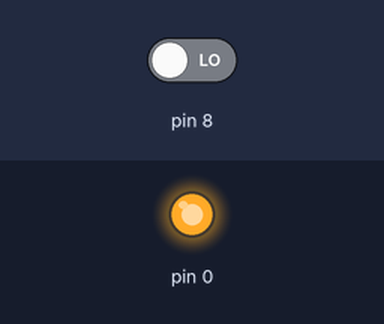
This sketch was run on a simulated Arduino Uno, built with avr-gcc and run on an emulated ATmega328P. Parts: output pins drawn as LEDs (lit = HIGH). The test bench sets the inputs (shaded band); at power-on: pin 8 LOW.

Above: at 1.2 s.
1.3 s: pin 8 driven HIGH
At 1.6 s:
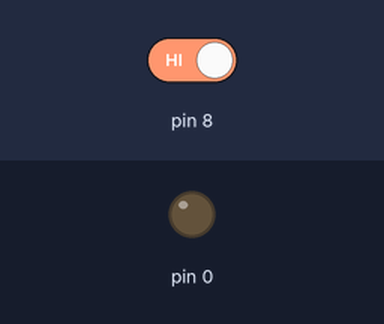
2.8 s: pin 8 driven LOW
At 4.0 s:
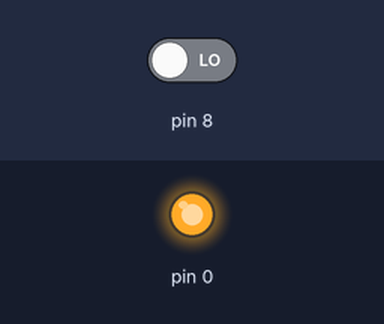
Timing chart, 0 to 5.8 s (numbered marks = the images above; inputs shaded):
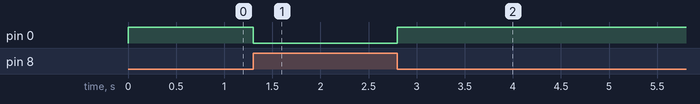

Measured:
- after the input at 1.3 s, pin 0: HIGH → LOW at once
- after the input at 2.8 s, pin 0: LOW → HIGH at once

The sketch:

debounce1.ino
```cpp
void setup() {
  // put your setup code here, to run once:
  pinMode(0,OUTPUT);
  pinMode(8,INPUT);
  pinMode(9,INPUT);

}

void loop() {
  // put your main code here, to run repeatedly:

    int flag=digitalRead(8);

    flag=!flag;
    digitalWrite(0,flag);


}
```
